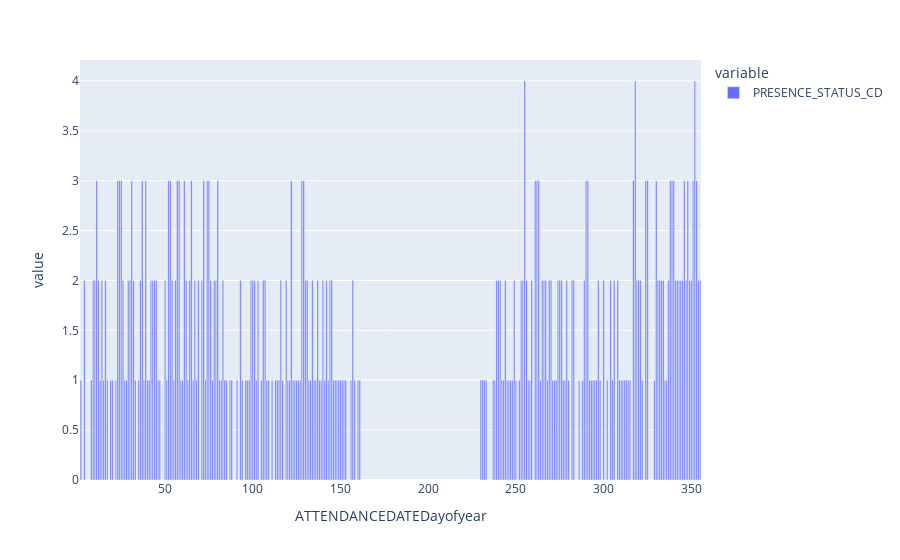

The cell this chart's notebook holds for it:
### Code cell
df_temp = df.loc[89271.0][["PRESENCE_STATUS_CD", "ATTENDANCEDATEDayofyear"]]

df_present = df_temp[df_temp["PRESENCE_STATUS_CD"] == "Present"]
df_present.groupby("ATTENDANCEDATEDayofyear")["PRESENCE_STATUS_CD"].count().plot(
    kind="bar"
)

### Figure 1 — Plotly figure (JSON) as saved in the notebook; plotly's stock layout.template omitted (floating-point values rounded to 4 significant figures; data arrays with more than 128 entries replaced by an {"elided": "..."} marker saying what was removed)
{"data": [{"alignmentgroup": "True", "hovertemplate": "variable=PRESENCE_STATUS_CD<br>ATTENDANCEDATEDayofyear=%{x}<br>value=%{y}<extra></extra>", "legendgroup": "PRESENCE_STATUS_CD", "marker": {"color": "#636efa", "pattern": {"shape": ""}}, "name": "PRESENCE_STATUS_CD", "offsetgroup": "PRESENCE_STATUS_CD", "orientation": "v", "showlegend": true, "textposition": "auto", "type": "bar", "x": {"elided": "246 int values"}, "xaxis": "x", "y": {"elided": "246 int values"}, "yaxis": "y"}], "layout": {"barmode": "relative", "legend": {"title": {"text": "variable"}, "tracegroupgap": 0}, "margin": {"t": 60}, "xaxis": {"anchor": "y", "domain": [0, 1], "title": {"text": "ATTENDANCEDATEDayofyear"}}, "yaxis": {"anchor": "x", "domain": [0, 1], "title": {"text": "value"}}}}
